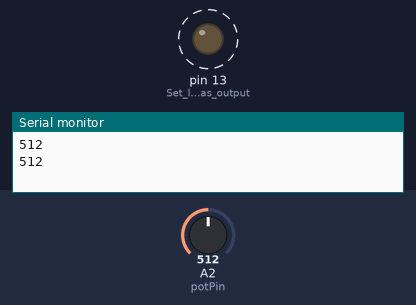
The sketch below on a simulated Arduino Uno, built with avr-gcc and run on an emulated ATmega328P. On the bench: output pins drawn as LEDs (lit = HIGH), the last lines printed to the serial monitor. Dashed ring = blinking. The inputs (shaded band) are chosen by the test bench; at power-on: A2 (potPin) = 512.

Above: at 1.8 s.
1.9 s: A2 (potPin) set to 306
At 2.2 s:
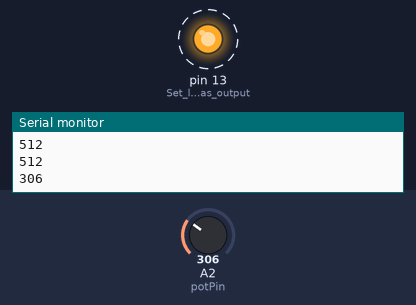
5.4 s: A2 (potPin) set to 122
At 5.56 s:
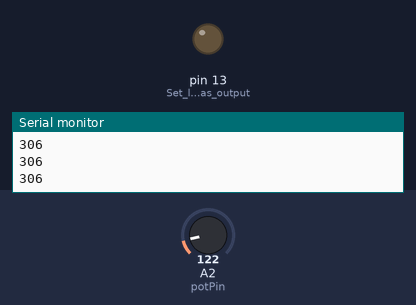
Timing chart, 0 to 14.9 s (numbered marks = the images above; inputs shaded):
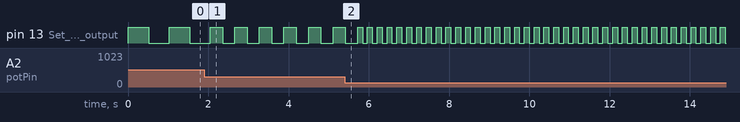

Measured:
- after the input at 1.9 s, pin 13 (Set_ledPin_as_output): alternates HIGH for 0.31 s and LOW for 0.31 s, starting after 0.46 s
- by itself, pin 13 (Set_ledPin_as_output): alternates HIGH for 0.51 s and LOW for 0.51 s

The sketch:

Blink_with_potentiometer.ino
```cpp
/**
potentiometer is a variable resistor

The middle pin returns the current with the resistance of the potentiometer applied.
Suppose you connect the + to 5 Volt, and connect the - to the GND. When we turn the potentiometer for 50% open the middle pin will be 2.5 Volts.
v= ir

baud is the unit of measure for symbol per second that can be send to a channel


*/

int potPin = A2;              // Potmeter pin
//int ledPin = LED_BUILTIN;     // Builtin LED pin
int potVal = 0;               // Potmeter's value (0 by default)

void setup() {
  Serial.begin(9600);         // Start the serial monitor at 9600 baud, This indicates that the Arduino is allowed to send back symbols to the computer at a rate of 9600 symbols per second. This number is called the Baud rate.
  pinMode(LED_BUILTIN, OUTPUT);    // Set ledPin as output
}

// The loop() function runs infinitely
void loop() {

  potVal = analogRead(potPin);       // Read the analog value of the potmeter (0-1023)
  Serial.println(potVal);            // Write the value to the serial monitor (computer - see menu tools -> serial monitor)

  digitalWrite(LED_BUILTIN, HIGH);   // Turn the built-in LED on
  delay(potVal);                     // Pause for the length of the potval value (0-1023) milliseconds

  digitalWrite(LED_BUILTIN, LOW);    // Turn the built-in LED off
  delay(potVal);                     // Pause for the length of the potval value (0-1023) milliseconds

}
```
